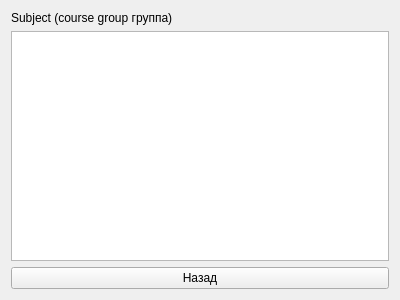
<?xml version="1.0" encoding="UTF-8"?>
<ui version="4.0">
 <class>SubjectSchedule</class>
 <widget class="QWidget" name="SubjectSchedule">
  <property name="geometry">
   <rect>
    <x>0</x>
    <y>0</y>
    <width>400</width>
    <height>300</height>
   </rect>
  </property>
  <layout class="QGridLayout" name="gridLayout">
   <item row="0" column="0">
    <widget class="QLabel" name="label">
     <property name="text">
      <string>Subject (course group группа)</string>
     </property>
    </widget>
   </item>
   <item row="2" column="0">
    <widget class="QPushButton" name="backwardButton">
     <property name="text">
      <string>Назад</string>
     </property>
    </widget>
   </item>
   <item row="1" column="0">
    <widget class="QTableWidget" name="scheduleTable"/>
   </item>
  </layout>
 </widget>
 <resources/>
 <connections>
  <connection>
   <sender>backwardButton</sender>
   <signal>clicked()</signal>
   <receiver>SubjectSchedule</receiver>
   <slot>goBack()</slot>
   <hints>
    <hint type="sourcelabel">
     <x>199</x>
     <y>278</y>
    </hint>
    <hint type="destinationlabel">
     <x>199</x>
     <y>149</y>
    </hint>
   </hints>
  </connection>
 </connections>
 <slots>
  <slot>goBack()</slot>
 </slots>
</ui>
